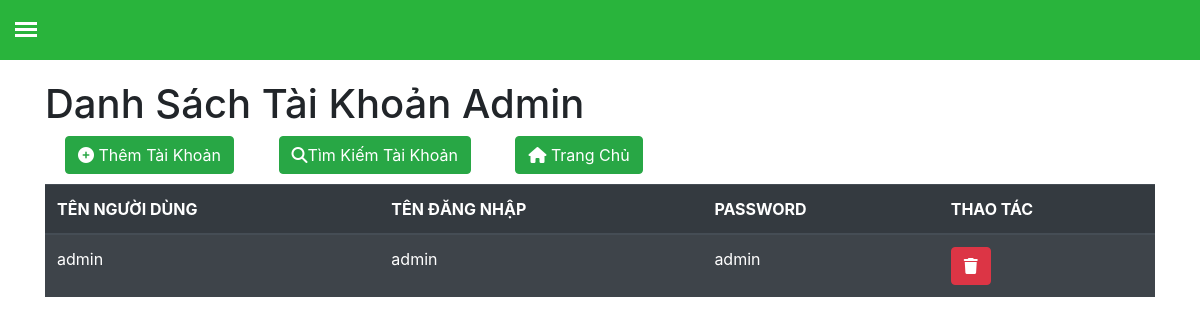
Page /Admin/QuanLy/admin/danhsachtaikhoan.php on the committed database.
### tables this page shows
CREATE TABLE `admin_system` (
  `username_admin` varchar(20) NOT NULL,
  `password_admin` varchar(256) NOT NULL,
  `name` varchar(256) NOT NULL
);

### Admin/QuanLy/admin/danhsachtaikhoan.php (the view, shortened to what this page needs)
<!doctype html>
<html lang="en">
<head>
    <link rel="stylesheet" href="../../Css/css.css">
    <link rel="stylesheet" href="../../Css/css1.css">
    <link rel="stylesheet" href="https://cdnjs.cloudflare.com/ajax/libs/font-awesome/6.1.2/css/all.min.css" />
    <link rel="stylesheet" href="https://stackpath.bootstrapcdn.com/bootstrap/4.3.1/css/bootstrap.min.css">
</head>
<body>
    <div class="header"></div>
    <label for="openSidebarMenu" class="sidebarIconToggle">
        <div class="spinner diagonal part-1"></div>
        <div class="spinner horizontal"></div>
        <div class="spinner diagonal part-2"></div>
    </label>
    <div class="container">
        <div class="product">
            <h1>Danh Sách Tài Khoản Admin</h1>
            <a href="themtaikhoan.php" class="btn btn-success" id="a_func"><i class="fa-solid fa-circle-plus"></i> Thêm Tài Khoản</a>
            <a href="timkiemtaikhoan.php" class="btn btn-success" id="a_func"> <i class="fa fa-search"></i>Tìm Kiếm Tài Khoản</a>
            <a href="../../index.php" class="btn btn-success" id="a_func"><i class="fa-solid fa-house"></i>
            Trang Chủ</a>
            <table class="table table-dark table-striped">
                <thead>
                    <tr>
                        <th>TÊN NGƯỜI DÙNG</th>
                        <th>TÊN ĐĂNG NHẬP</th>
                        <TH>PASSWORD</TH>
                        <TH>THAO TÁC</TH>
                    </tr>
                </thead>
                <tbody>
                    <?php
                    require_once "../../Connection.php";
                    $sql = "select * from admin_system";
                    $result = $conn->query($sql);
                    while ($r = $result->fetch_assoc()) {
                    ?>
                        <tr>
                            <td><?php echo $r['name'] ?></td>
                            <td><?php echo $r['username_admin'] ?></td>
                            <td><?php echo $r['password_admin'] ?></td>
                            <td><a onclick="return confirm('bạn có muốn xoá tài khoản này không ??')" href="xoataikhoan.php?id=<?php echo $r['username_admin'] ?>" class="btn btn-danger"> <i class="fa fa-trash"></i></a></td>
                        </tr>
                    <?php
                    }
                    ?>
                </tbody>
            </table>
        </div>
    </div>
</body>
</html>

### Admin/Css/css.css (style rules this page uses)
html, body { overflow-x: hidden; height: 100%; }
.header { display: block; margin: 0 auto; width: 100%; max-width: 100%; box-shadow: none; background-color: #29b43c; position: fixed; height: 60px!important; overflow: hidden; z-index: 10; }
.sidebarIconToggle { transition: all 0.3s; box-sizing: border-box; cursor: pointer; position: absolute; z-index: 99; height: 100%; width: 100%; top: 22px; left: 15px; height: 22px; width: 22px; }
.spinner { transition: all 0.3s; box-sizing: border-box; position: absolute; height: 3px; width: 100%; background-color: #fff; }
.horizontal { transition: all 0.3s; box-sizing: border-box; position: relative; float: left; margin-top: 3px; }
.diagonal.part-1 { position: relative; transition: all 0.3s; box-sizing: border-box; float: left; }
.diagonal.part-2 { transition: all 0.3s; box-sizing: border-box; position: relative; float: left; margin-top: 3px; }

### Admin/Css/css1.css (style rules this page uses)
.product { margin-top: 80px; }
#a_func { margin-right: 20px; margin-left: 20px; margin-bottom: 10px; }

### rows in the picture
admin_system: name "admin", username_admin "admin", password_admin "admin"
